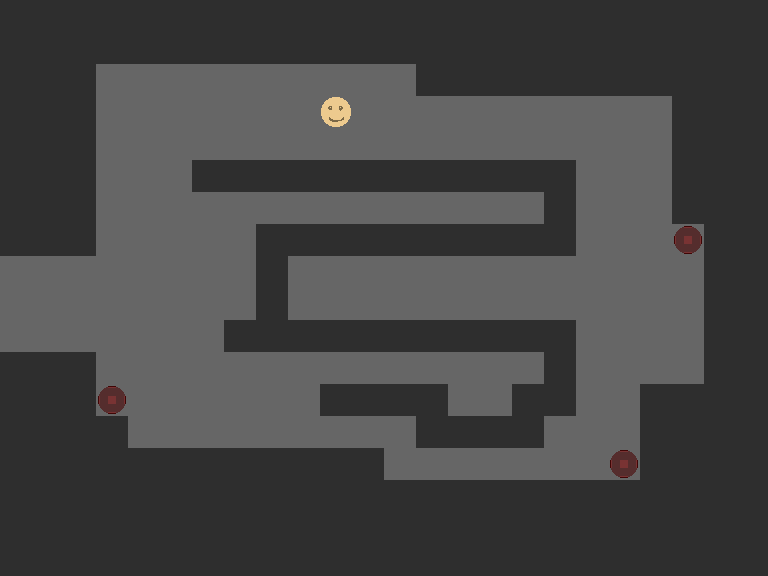

A 2D game scene composited from a Tiled map and its tileset images. What follows is a short description and the map's XML, with each tile layer's data collapsed to a summary:
An orthogonal 24x18 tile map with 32x32 px tiles, 2 tile layers (bg, fg).

<map version="1.0" orientation="orthogonal" renderorder="left-down" width="24" height="18" tilewidth="32" tileheight="32" nextobjectid="1">
 <tileset firstgid="1" source="tilset.tsx" />
 <layer name="bg" width="24" height="18">
  <data>[432 cells, 432 non-empty, 2 distinct tile ids]</data>
 </layer>
 <layer name="fg" width="24" height="18">
  <data>[432 cells, 4 non-empty, 2 distinct tile ids]</data>
 </layer>
</map>
